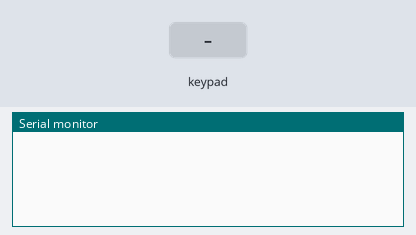
This sketch was run on a simulated Arduino Uno, built with avr-gcc and run on an emulated ATmega328P. On the bench: the last lines printed to the serial monitor. The inputs (shaded band) are chosen by the test bench.

Above: at 1.2 s.
1.3 s: key '1' pressed
At 2.5 s:
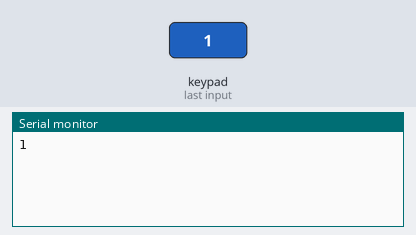
2.8 s: keypad keys 7 6 5 4 A pressed 0.4 s apart
At 7.5 s:
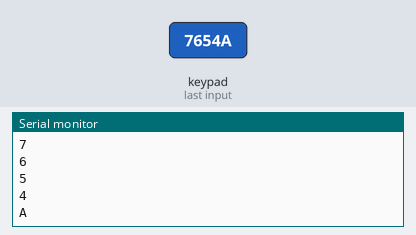
7.8 s: key 'B' pressed
At 9.0 s:
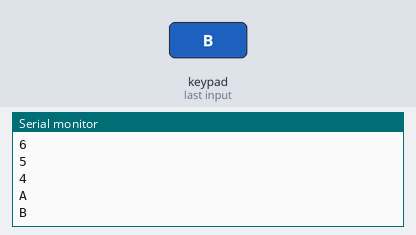
9.4 s: keypad keys 7 6 5 4 D pressed 0.4 s apart
At 14.2 s:
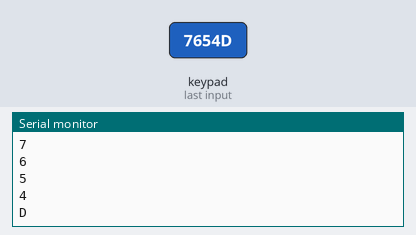
14.4 s: key 'C' pressed
At 15.2 s:
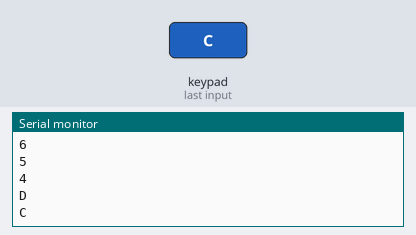
16.0 s: key 'E' pressed
At 17.3 s:
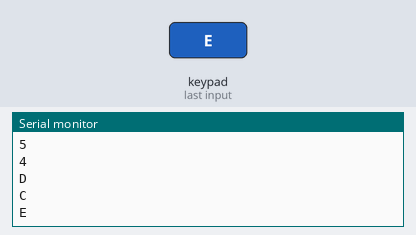
Timing chart, 0 to 18.5 s (numbered marks = the images above; inputs shaded):
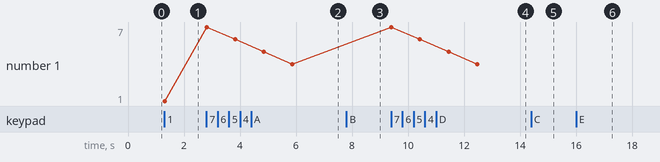

Measured:
- after the input at 1.3 s, the serial monitor: prints a new line at once (image 1)
- after the input at 2.8 s, the serial monitor: prints a new line at once (image 2)
- after the input at 7.8 s, the serial monitor: prints a new line after 0.11 s (image 3)
- after the input at 9.4 s, the serial monitor: prints a new line at once (image 4)
- after the input at 14.4 s, the serial monitor: prints a new line after 0.11 s (image 5)
- after the input at 16.0 s, the serial monitor: prints a new line at once (image 6)
- plotted number 1: 1 → 4 after the input at 2.8 s

The sketch:

exercise4.ino
```cpp
/*
 * John Dickson, Oliver Hansson, Sebastian Vingård Larsson
 * Group 27
 * Submission code: I2c7C5
 * WP3 - Exercise 4 - Keyboard Scanning v2.0
 * Same keypad as exercise 3 but using Keypad.h instead of manual port stuff...
 * Rows on pins 8-11, Columns on pins 4-7
 */

// handles all the scanning and pin config
#include <Keypad.h>

// keypad has 4 rows and columns
#define NUM_ROWS 4
#define NUM_COLS 4

// normal reading order here, compared to exercise 3
// since the library handles the pins and scanning
// basically means we dont need to deal with DDRx, PORTx and PINx manually
// * = E and # = F
char keys[NUM_ROWS][NUM_COLS] = {
  {'1', '2', '3', 'A'}, // top row of keypad
  {'4', '5', '6', 'B'}, // second row
  {'7', '8', '9', 'C'}, // third row
  {'E', '0', 'F', 'D'}  // bottom row
};

// need to tell the library which pins go where, order has to match the physical keypad
byte rowPins[NUM_ROWS] = {11, 10, 9, 8}; // ROW1 is on pin 11, ROW2 on 10, etc
byte colPins[NUM_COLS] = {7, 6, 5, 4}; // COL1 is on pin 7, COL2 on 6, etc

// make a keypad object, this sets up everything internally, pin directions and all
// the makeKeymap() takes our 2D arachter array and formats it so the library understands
Keypad myKeypad = Keypad(makeKeymap(keys), rowPins, colPins, NUM_ROWS, NUM_COLS);

void setup() {
  Serial.begin(9600);
  // nothing else needed here, library already configured the pins
}
void loop() {
  char key = myKeypad.getKey(); // does the same thing as our readKey() from ex3
  if (key) { // only print when something is actually pressed
    Serial.println(key); // send the key character to serial monitor
    delay(1000); // wait 1 second before scanning again
  }
}
```
